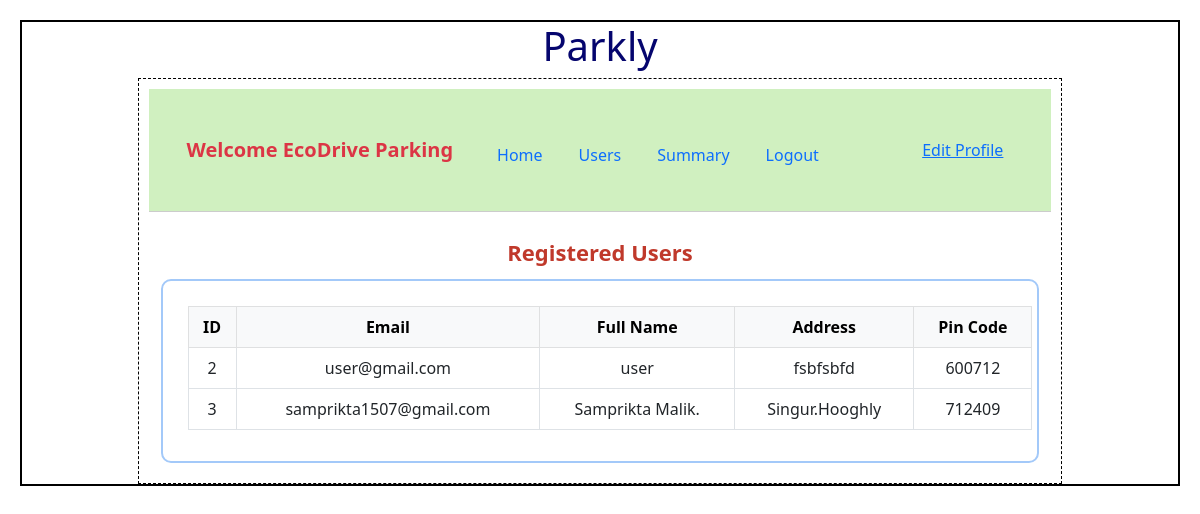
/admin/EcoDrive Parking/users, run on the app's committed database.
### backend/models.py (models this page shows)
class User(db.Model):
    __tablename__="user"
    id=db.Column(db.Integer,primary_key=True)
    email=db.Column(db.String,unique=True,nullable=False)
    password=db.Column(db.String,nullable=False)
    role=db.Column(db.Integer,default=1)
    full_name=db.Column(db.String,nullable=False)
    address=db.Column(db.String,nullable=False)
    pin_code=db.Column(db.Integer,nullable=False)
    reservations=db.relationship("Reservation",cascade="all,delete",backref="user",lazy=True) #user can access their all reservation

### backend/controllers.py (the view)
@app.route("/admin/<name>/users")
def admin_users(name):
    users = User.query.all()
    return render_template("users.html", name=name, users=users)

### templates/users.html
{% extends "admin_layout.html" %}
{% block content %}
<div class="container mt-4">
    <div class="dashboard-title">Registered Users</div>
    <div class="box">
        <table class="table table-bordered text-center">
            <thead class="table-light">
                <tr>
                    <th>ID</th>
                    <th>Email</th>
                    <th>Full Name</th>
                    <th>Address</th>
                    <th>Pin Code</th>
                </tr>
            </thead>
            <tbody>
                {% for user in users %}
                    {% if user.email != "admin@iitm.ac.in" %}
                    <tr>
                        <td>{{ user.id }}</td>
                        <td>{{ user.email }}</td>
                        <td>{{ user.full_name }}</td>
                        <td>{{ user.address }}</td>
                        <td>{{ user.pin_code }}</td>
                    </tr>
                    {% endif %}
                {% endfor %}
            </tbody>
        </table>
    </div>
</div>
{% endblock %}

### static/styles/main.css (style rules this page uses)
* { margin:10px; }
.box { border: 2px solid #a3c9f9; border-radius: 10px; padding: 15px; margin-bottom: 20px; }
body { font-family: Arial, sans-serif; }
.dashboard-title { font-size: 22px; color: #c0392b; font-weight: bold; text-align: center; margin-top: 10px; }

### data on the page
User: id "2", email "user@gmail.com", full_name "user", address "fsbfsbfd", pin_code "600712"
User: id "3", email "samprikta1507@gmail.com", full_name "Samprikta Malik.", address "Singur.Hooghly", pin_code "712409"

### other printed values
{{ name }} "EcoDrive Parking"
